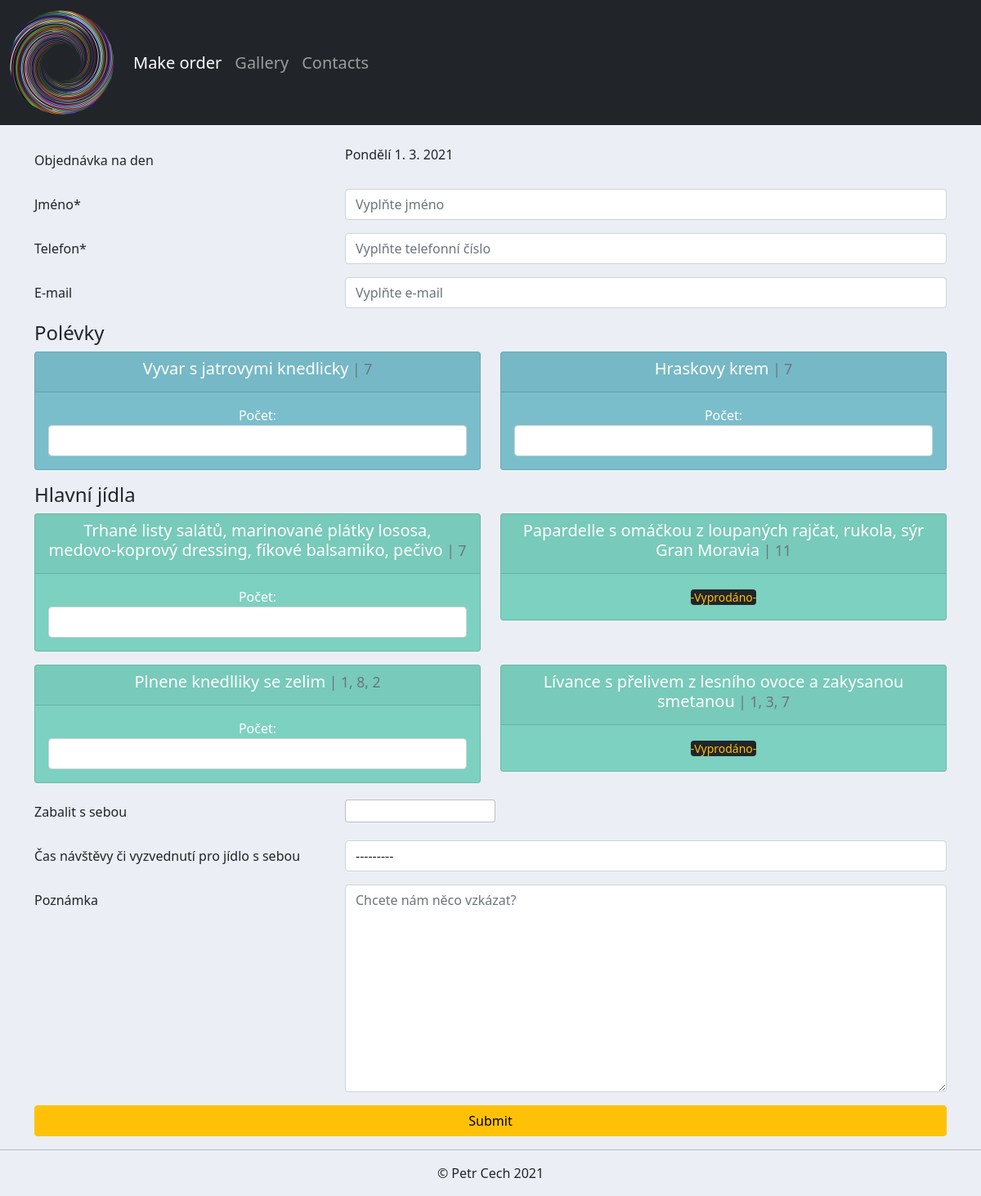
Page /make_order/ on the earlier database version.
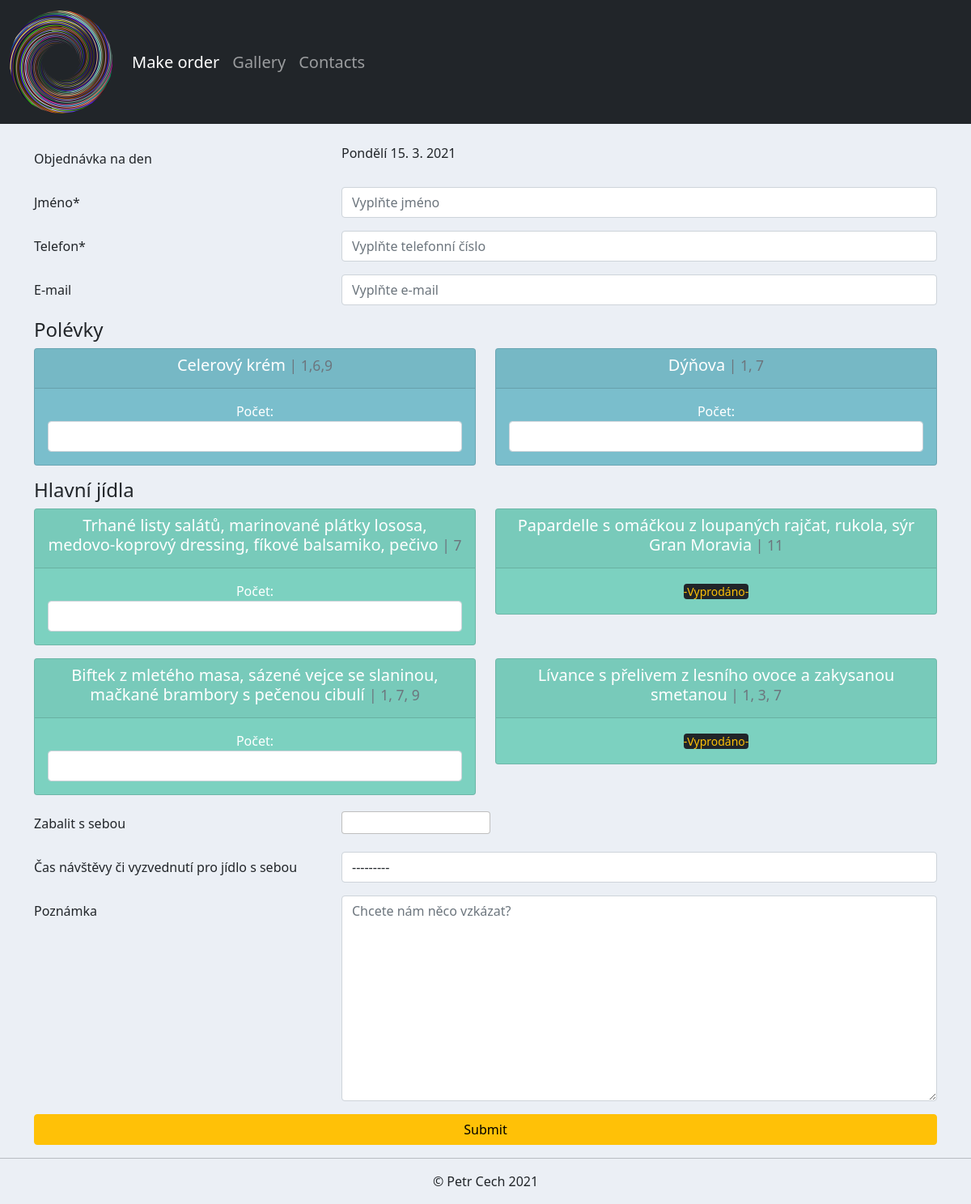
Same page on the later database version.
### accounts/models.py (models this page shows)
class Menu(models.Model):
    supper1 = models.ForeignKey(
    Supper, related_name='supper1', null=True, on_delete=models.SET_NULL
    )
    supper1_portions = models.PositiveIntegerField(null=True)
    supper2 = models.ForeignKey(
    Supper, related_name='supper2', null=True, on_delete=models.SET_NULL
    )
    supper2_portions = models.PositiveIntegerField(null=True)
    meal1 = models.ForeignKey(
    Meal, related_name='meal1', null=True, on_delete=models.SET_NULL
    )
    meal1_portions = models.PositiveIntegerField(null=True)
    meal2 = models.ForeignKey(
    Meal, related_name='meal2', null=True, on_delete=models.SET_NULL
    )
    meal2_portions = models.PositiveIntegerField(null=True)
    meal3 = models.ForeignKey(
    Meal, related_name='meal3', null=True, on_delete=models.SET_NULL
    )
    meal3_portions = models.PositiveIntegerField(null=True)
    meal4 = models.ForeignKey(
    Meal, related_name='meal4', null=True, on_delete=models.SET_NULL
    )
    meal4_portions = models.PositiveIntegerField(null=True)
    desert = models.ForeignKey(Desert, null=True, on_delete=models.SET_NULL)
    day = models.CharField(max_length=1000, null=True, default='')
    info = models.TextField(max_length=2000, blank=True)

class Supper(models.Model):
    name = models.CharField(max_length=200, null=True)
    alergens = models.CharField(max_length=200, null=True)
    price = models.PositiveIntegerField(null=True, default=25)
    def __str__(self):
        return self.name

class Meal(models.Model):
    portion = models.IntegerField(null=True)
    name = models.CharField(max_length=200, null=True)
    alergens = models.CharField(max_length=200, null=True)
    price = models.PositiveIntegerField(null=True, default=110)
    def __str__(self):
        return self.name

### accounts/views.py (the view)
# urls.py: path('make_order/', views.makeOrder, name='make_order'),
def makeOrder(request):
    menu = Menu.objects.last()
    form = OrderForm()
    if request.method == 'POST':
        form = OrderForm(request.POST)
        if form.is_valid():
            form.save()
            messages.success(request, f'Order complete')
            return redirect('/')
    counting_portions1 = [
    'supper1', 'supper2', 'meal1', 'meal2', 'meal3', 'meal4'
    ]
    counting_portions2 = {}
    for i in counting_portions1:
        counting = Order.objects.aggregate(Sum(i))
        counting_portions2.update(counting)
    context = {'form': form, 'menu': menu, 'c_p': counting_portions2,}
    return render(request, 'accounts/order_form.html', context)

### accounts/forms.py
class OrderForm(ModelForm):
    def __init__(self, *args, **kwargs):
        super(OrderForm, self).__init__(*args, **kwargs)
        self.fields['pickup_time'].widget.attrs.update({
        'class': 'form-control',})
    class Meta:
        model = Order
        fields = '__all__'

### accounts/templates/accounts/order_form.html (shortened to what this page needs)
{%  extends 'accounts/main.html' %}
{% load static %}
{% block content %}
<br>
<form action="" method="POST">
<div class="container">
  <div class="mb-3 row">
    <label for="datum" class="col-lg-4 col-form-label">Objednávka na den</label>
    <div class="col-lg-8">
      {{menu.day}}
    </div>
  </div>
  <div class="mb-3 row">
    <label for="inputName" class="col-lg-4 col-form-label">Jméno*</label>
    <div class="col-lg-8">
      <input type="text" name="name" maxlength="200" class="form-control" placeholder="Vyplňte jméno" required="" id="id_name">
    </div>
  </div>
  <div class="mb-3 row">
    <label for="inputPhone" class="col-lg-4 col-form-label">Telefon*</label>
    <div class="col-lg-8">
      <input type="number" name="phone" min="0" class="form-control" placeholder="Vyplňte telefonní číslo" required="" id="id_phone">
    </div>
  </div>
  <div class="mb-3 row">
    <label for="inputEmail" class="col-lg-4 col-form-label">E-mail</label>
    <div class="col-lg-8">
      <input type="email" name="email" maxlength="254" class="form-control" placeholder="Vyplňte e-mail" id="id_email">
    </div>
  </div>
  <h4>Polévky</h4>
  <div class="row">
    <div class="col-lg-6">
  		<div class="card text-center text-white mb-3" id="supper-card">
    		<div class="card-header">
    			 <h5 class="card-title">{{menu.supper1}}<small class="text-muted"> | {{menu.supper1.alergens}}</small></h5>
    		</div>
    		<div class="card-body">
          {% if c_p.supper1__sum >= menu.supper1_portions %}
              <small class="text-warning bg-dark rounded"> -Vyprodáno- </small>
          {% else %}
              Počet: <input type="number" name="supper1" min="0" class="form-control" id="id_supper1">
          {% endif %}
    		</div>
    	</div>
    </div>
    <div class="col-lg-6">
  		<div class="card text-center text-white mb-3" id="supper-card">
    		<div class="card-header">
    			 <h5 class="card-title">{{menu.supper2}}<small class="text-muted"> | {{menu.supper2.alergens}}</small></h5>
    		</div>
    		<div class="card-body">
          {% if c_p.supper2__sum >= menu.supper2_portions %}
              <small class="text-warning bg-dark rounded"> -Vyprodáno- </small>
          {% else %}
              Počet: <input type="number" name="supper2" min="0" class="form-control" id="id_supper2">
          {% endif %}
    		</div>
    	</div>
    </div>
  </div>
  <h4>Hlavní jídla</h4>
  <div class="row">
    <div class="col-lg-6">
  		<div class="card text-center text-white mb-3" id="meal-card">
    		<div class="card-header">
          <h5 class="card-title">{{menu.meal1}}<small class="text-muted"> | {{menu.meal1.alergens}}</small></h5>
    		</div>
    		<div class="card-body">
          {% if c_p.meal1__sum >= menu.meal1_portions %}
              <small class="text-warning bg-dark rounded"> -Vyprodáno- </small>
          {% else %}
              Počet: <input type="number" name="meal1" min="0" class="form-control" id="id_meal1">
          {% endif %}
    		</div>
    	</div>
    </div>
    <div class="col-lg-6">
  		<div class="card text-center text-white mb-3" id="meal-card">
    		<div class="card-header">
    			 <h5 class="card-title">{{menu.meal2}}<small class="text-muted"> | {{menu.meal2.alergens}}</small></h5>
    		</div>
    		<div class="card-body">
          {% if c_p.meal2__sum >= menu.meal2_portions %}
              <small class="text-warning bg-dark rounded"> -Vyprodáno- </small>
          {% else %}
              Počet: <input type="number" name="meal2" min="0" class="form-control" id="id_meal2">
          {% endif %}
    		</div>
    	</div>
    </div>
  </div>
  <div class="row">
    <div class="col-lg-6">
  		<div class="card text-center text-white mb-3" id="meal-card">
    		<div class="card-header">
          <h5 class="card-title">{{menu.meal3}}<small class="text-muted"> | {{menu.meal3.alergens}}</small></h5>
    		</div>
    		<div class="card-body">
          {% if c_p.meal3__sum >= menu.meal3_portions %}
              <small class="text-warning bg-dark rounded"> -Vyprodáno- </small>
          {% else %}
              Počet: <input type="number" name="meal3" min="0" class="form-control" id="id_meal3">
          {% endif %}
    		</div>
    	</div>
    </div>
    <div class="col-lg-6">
  		<div class="card text-center text-white mb-3" id="meal-card">
    		<div class="card-header">
    			 <h5 class="card-title">{{menu.meal4}}<small class="text-muted"> | {{menu.meal4.alergens}}</small></h5>
    		</div>
    		<div class="card-body">
          {% if c_p.meal4__sum >= menu.meal4_portions %}
              <small class="text-warning bg-dark rounded"> -Vyprodáno- </small>
          {% else %}
              Počet: <input type="number" name="meal4" min="0" class="form-control" id="id_meal4">
          {% endif %}
    		</div>
    	</div>
    </div>
  </div>
  <div class="mb-3 row">
    <label for="inputPickup" class="col-sm-4 col-form-label">Zabalit s sebou</label>
    <div class="col-lg-8">
      <input type="checkbox" name="pickup" class="form-check-input w-25 h-75" id="id_pickup">
    </div>
  </div>
  <div class="mb-3 row">
    <label for="inputPickup-time" class="col-sm-4 col-form-label">Čas návštěvy či vyzvednutí pro jídlo s sebou</label>
    <div class="col-lg-8">
      {{form.pickup_time}}
    </div>
  </div>
  <div class="mb-3 row">
    <label for="inputNote" class="col-sm-4 col-form-label">Poznámka</label>
    <div class="col-lg-8">
      <textarea name="note" cols="40" rows="10" maxlength="999" class="form-control" placeholder="Chcete nám něco vzkázat?" id="id_note"></textarea>
    </div>
  </div>
  <input class="btn btn-warning w-100" type="submit" name="Submit">
</div>
</form>
{% endblock %}

### accounts/templates/accounts/main.html (shortened to what this page needs)
{% load static %}
<!DOCTYPE html>
<html>
<head>
	<link href="https://cdn.jsdelivr.net/npm/bootstrap@5.0.0-beta2/dist/css/bootstrap.min.css" rel="stylesheet">
	<link rel="stylesheet" type="text/css" href="{% static '/css/main.css' %}">
</head>
<body>
	{%  include 'accounts/navbar.html' %}
	<div class="container-fluid">
	{% block content %}
	{% endblock %}
  </div>
	<div class="position-sticky bottom">
			<hr>
			<p class="text-center"> © Petr Cech 2021 </p>
	</div>
</body>
</html>

### accounts/templates/accounts/navbar.html (shortened to what this page needs)
{% load static %}
<nav class="navbar sticky-top navbar-expand-md navbar-dark bg-dark">
  <div class="container-fluid">
    <a class="navbar-brand" href="{% url 'home' %}">
      <img src="{% static 'images/logo.png' %}">
    </a>
    <div class="collapse navbar-collapse" id="navbarNav">
      <ul class="navbar-nav">
        <li class="nav-item">
          <a class="nav-link active fs-5" href="{% url 'make_order' %}">Make order</a>
        </li>
        <li class="nav-item">
          <a class="nav-link fs-5" href="{% url 'home'%}#gallery">Gallery</a>
        </li>
        <li class="nav-item">
          <a class="nav-link fs-5" href="{% url 'home'%}#contacts">Contacts</a>
        </li>
      </ul>
    </div>
  </div>
</nav>

### static/css/main.css (style rules this page uses)
body { background-color: #ebeff5; }
#supper-card { background-color: #7abecc; }
#meal-card { background-color: #7CD1C0; }

Differences in the rows shown:
changed Menu "Papardelle s omáčkou z loupaných rajčat, rukola, sýr Gran Moravia": day "Pondělí 1. 3. 2021" → "Pondělí 15. 3. 2021"; supper1 "Vyvar s jatrovymi knedlicky" → "Celerový krém"; supper1.alergens "7" → "1,6,9"; supper2 "Hraskovy krem" → "Dýňova"; supper2.alergens "7" → "1, 7"; meal3 "Plnene knedlliky se zelim" → "Biftek z mletého masa, sázené vejce se slaninou, mačkané brambory s pečenou cibulí"; meal3.alergens "1, 8, 2" → "1, 7, 9"
